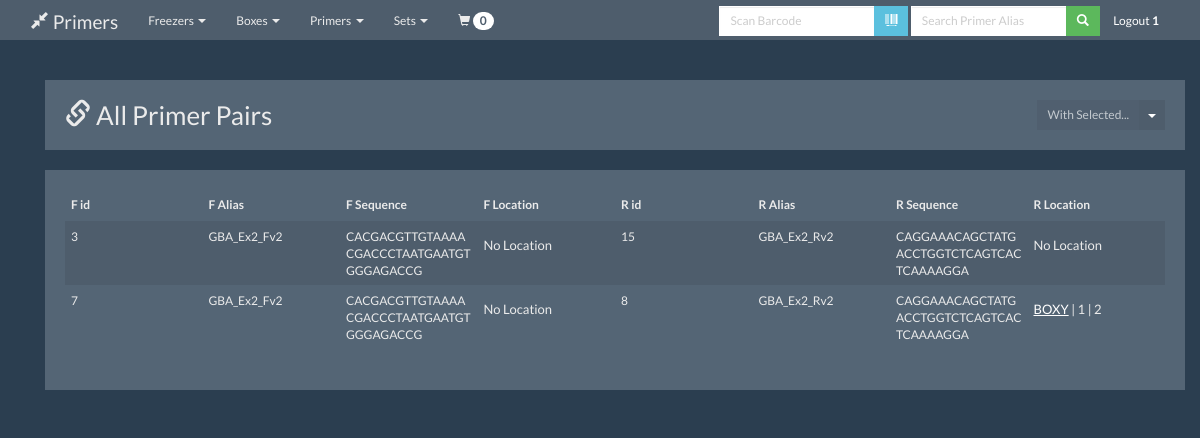
/primer/view/pairs (signed in), run on an earlier commit of the app's database.
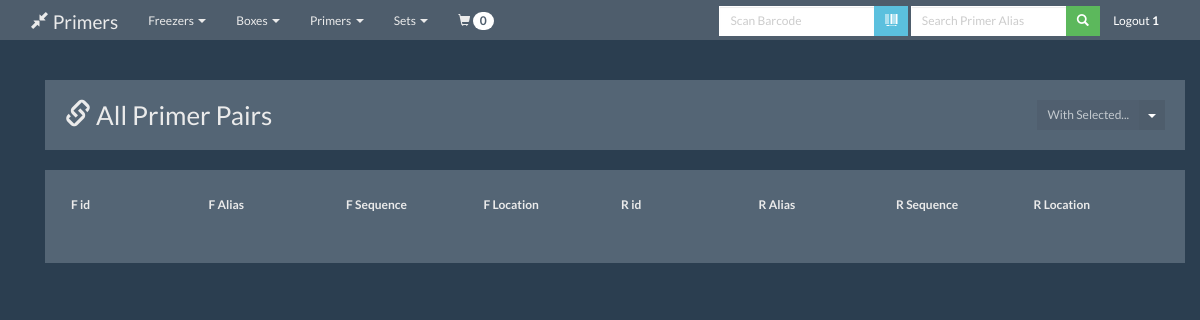
And on a later commit of the database.
### app/models.py (models this page shows, shortened)
class Pairs(db.Model):
    id = db.Column(db.Integer, primary_key=True)
    forward = db.Column(db.Integer, db.ForeignKey('primers.id'), nullable=False, unique=True)
    reverse = db.Column(db.Integer, db.ForeignKey('primers.id'), nullable=False, unique=True)
    forward_rel = db.relationship("Primers", lazy='joined', foreign_keys=[forward])
    reverse_rel = db.relationship("Primers", lazy='joined', foreign_keys=[reverse])
    def __repr__(self):
        return '<Pairs %r>' % (self.id)

class Primers(db.Model):
    __tablename__ = 'primers'
    __searchable__ = ['alias', 'id']
    id = db.Column(db.Integer, primary_key=True)
    alias = db.Column(db.String(20), unique=False)
    sequence = db.Column(db.String(100), unique=True)
    chrom = db.Column(db.String(20), unique=False)
    position = db.Column(db.Integer, unique=False)
    gene = db.Column(db.String(20), unique=False)
    orientation = db.Column(db.Integer, unique=False)
    pair_id = db.Column(db.Integer, unique=False)
    mod_5 = db.Column(db.String(20), unique=False)
    mod_3 = db.Column(db.String(20), unique=False)
    scale = db.Column(db.String(20), unique=False)
    purification = db.Column(db.String(20), unique=False)
    service = db.Column(db.String(20), unique=False)
    date_designed = db.Column(db.String(20), unique=False)
    user_designed = db.Column(db.Integer, db.ForeignKey('users.id'), nullable=False)
    date_checked = db.Column(db.String(20), unique=False)
    user_checked = db.Column(db.Integer, db.ForeignKey('users.id'), nullable=False)
    date_ordered = db.Column(db.String(20), unique=False)
    user_ordered = db.Column(db.Integer, db.ForeignKey('users.id'), nullable=False)
    lot_no = db.Column(db.String(30), unique=False)
    date_received = db.Column(db.String(20), unique=False)
    user_received = db.Column(db.Integer, db.ForeignKey('users.id'), nullable=False)
    box_id = db.Column(db.Integer, db.ForeignKey('boxes.id'), nullable=False)
    row = db.Column(db.Integer, unique=False)
    column = db.Column(db.Integer, unique=False)
    date_reconstituted = db.Column(db.String(20), unique=False)
    concentration = db.Column(db.Integer, unique=False)
    user_reconstituted = db.Column(db.Integer, db.ForeignKey('users.id'), nullable=False)
    date_acceptance = db.Column(db.String(20), unique=False)
    worklist = db.Column(db.Integer, unique=False)
    user_acceptance = db.Column(db.Integer, db.ForeignKey('users.id'), nullable=False)
    status = db.Column(db.Integer, unique=False)
    current = db.Column(db.Integer, unique=False)
    application = db.Column(db.Integer, db.ForeignKey('applications.id'), nullable=False)
    historial_alias = db.Column(db.String(20), unique=False)
    box_rel = db.relationship("Boxes", lazy='joined', foreign_keys=[box_id])
    user_designed_rel = db.relationship("Users", lazy='joined', foreign_keys=[user_designed])
    user_checked_rel = db.relationship("Users", lazy='joined', foreign_keys=[user_checked])
    user_ordered_rel = db.relationship("Users", lazy='joined', foreign_keys=[user_ordered])
    user_received_rel = db.relationship("Users", lazy='joined', foreign_keys=[user_received])
    user_reconstituted_rel = db.relationship("Users", lazy='joined', foreign_keys=[user_reconstituted])
    user_acceptance_rel = db.relationship("Users", lazy='joined', foreign_keys=[user_acceptance])
    application_rel = db.relationship("Applications", lazy='joined', foreign_keys=[application])

class Boxes(db.Model):
    id = db.Column(db.Integer, primary_key=True)
    name = db.Column(db.String(20), unique=False)
    rows = db.Column(db.Integer)
    columns = db.Column(db.Integer)
    user = db.Column(db.Integer, db.ForeignKey('users.id'), nullable=False)
    freezer_id = db.Column(db.Integer, db.ForeignKey('freezers.id'), nullable=False)
    aliquots = db.Column(db.Integer)
    user_rel = db.relationship("Users", lazy='joined', foreign_keys=[user])
    freezer_rel = db.relationship("Freezers", lazy='joined', foreign_keys=[freezer_id])

### app/mod_primer/views.py (the view)
@primer.route('/view/pairs', methods=['GET', 'POST'])
@login_required
@admin_required
def view_pairs(message=None, modifier=None, ids=None):
    pairs = s.query(Pairs).all()
    for i in pairs:
        print i
    return render_template('view_pairs.html', pairs=pairs, message=message, modifier=modifier)

### app/mod_admin/queries.py (called while the page is built)
def get_user_id_by_username(s, username):
    user = s.query(Users).filter_by(username=username).values(Users.username, Users.id)
    for i in user:
        return i.id

def check_if_admin(s,username):
    user_id = get_user_id_by_username(s,username)
    query = s.query(Users).filter(Users.id == user_id).values(Users.admin)
    for i in query:
        if i.admin == 1:
            return True
        else:
            return False

### app/mod_primer/views.py (called while the page is built)
@primer.context_processor
def utility_processor():
    def get_glyphicon(value):
        if value is not None and value != "":
            return '<span class="label label-success"><i class="glyphicon glyphicon-ok" aria-hidden="true"></i> YES</span>'
        else:
            return '<span class="label label-default"><i class="glyphicon glyphicon-remove" aria-hidden="true"></i> NO</span>'
    return dict(get_glyphicon=get_glyphicon)

@primer.context_processor
def utility_processor():
    def convert_orient(value):
        if value == 0:
            return 'F'
        if value == 1:
            return 'R'
    return dict(convert_orient=convert_orient)

### app/views.py (called while the page is built)
@login_manager.user_loader
def load_user(user_id):
    return User(user_id)

### app/mod_primer/templates/view_pairs.html (shortened to what this page needs)
{% extends "layout.html" %}
{% block content %}
<div class="row">
    <div class="col-md-12">
        <div class="well bs-component">
            <div class="row">
                <div class="col-md-10">
                    <h3><span class="glyphicon glyphicon-link"></span> All Primer Pairs</h3></div>
                <div class="col-md-2 text-right">
                    <div class="btn-group">
                        <a href="#" class="btn btn-default btn-sm disabled">With Selected...</a>
                        <a href="#" class="btn btn-default btn-sm dropdown-toggle" data-toggle="dropdown"
                           aria-expanded="false"><span class="caret"></span></a>
                    </div>
                </div>
            </div>
        </div>
    </div>
</div>
</div>
<div class="row">
    <div class="col-md-12">
        <div class="well bs-component">
            <table class="table table-striped" id="pairs">
                <thead>
                <tr>
                    <th>F id</th>
                    <th>F Alias</th>
                    <th>F Sequence</th>
                    <th>F Location</th>
                    <th>R id</th>
                    <th>R Alias</th>
                    <th>R Sequence</th>
                    <th>R Location</th>
                </tr>
                </thead>
                {% for i in pairs %}
                <tr>
                    <td>{{ i.forward_rel.id }}</td>
                    <td>{{ i.forward_rel.alias }}</td>
                    <td>{{ i.forward_rel.sequence }}</td>
                    {% if i.forward_rel.box_rel %}
                    <td>
                        <h6>
                            <a href="{{ url_for('box.view_box_detail',box_id=i.forward_rel.box_rel.id)}}">{{ i.forward_rel.box_rel.name
                                }}</a> | {{ i.forward_rel.row }} | {{ i.forward_rel.column }}
                        </h6>
                    </td>
                    {% else %}
                    <td>
                        <h6>
                            No Location
                        </h6>
                    </td>
                    {% endif %}
                    <td>{{i.reverse_rel.id}}</td>
                    <td>{{ i.reverse_rel.alias }}</td>
                    <td>{{ i.reverse_rel.sequence }}</td>
                    {% if i.reverse_rel.box_rel %}
                    <td>
                        <h6>
                            <a href="{{ url_for('box.view_box_detail',box_id=i.reverse_rel.box_rel.id)}}">{{ i.reverse_rel.box_rel.name
                                }}</a> | {{ i.reverse_rel.row }} | {{ i.reverse_rel.column }}
                        </h6>
                    </td>
                    {% else %}
                    <td>
                        <h6>
                            No Location
                        </h6>
                    </td>
                    {% endif %}
                </tr>
                {% endfor %}
            </table>
        </div>
    </div>
</div>
{% endblock %}

What changed in the data, as far as the page shows it:
removed Pairs: forward_rel.id "3", forward_rel.alias "GBA_Ex2_Fv2", forward_rel.sequence "CACGACGTTGTAAAACGACCCTAATGAATGTGGGAGACCG", reverse_rel.id "15", reverse_rel.alias "GBA_Ex2_Rv2", reverse_rel.sequence "CAGGAAACAGCTATGACCTGGTCTCAGTCACTCAAAAGGA", shows "No Location"
removed Pairs: forward_rel.id "7", forward_rel.alias "GBA_Ex2_Fv2", forward_rel.sequence "CACGACGTTGTAAAACGACCCTAATGAATGTGGGAGACCG", reverse_rel.id "8", reverse_rel.alias "GBA_Ex2_Rv2", reverse_rel.sequence "CAGGAAACAGCTATGACCTGGTCTCAGTCACTCAAAAGGA", reverse_rel.box_rel.name "BOXY", reverse_rel.row "1", reverse_rel.column "2"
